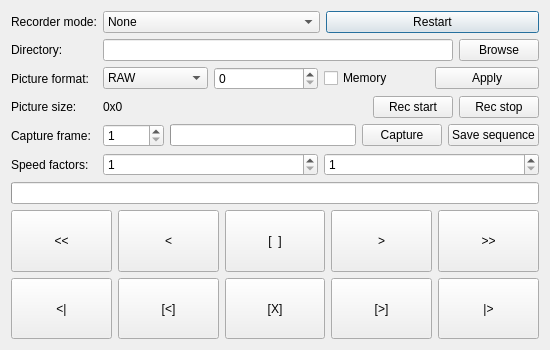
<?xml version="1.0" encoding="UTF-8"?>
<ui version="4.0">
 <class>WinRecorder</class>
 <widget class="QDialog" name="WinRecorder">
  <property name="geometry">
   <rect>
    <x>0</x>
    <y>0</y>
    <width>550</width>
    <height>350</height>
   </rect>
  </property>
  <property name="windowTitle">
   <string>LivePic - recorder</string>
  </property>
  <layout class="QGridLayout" name="gridLayout_2">
   <item row="0" column="0">
    <widget class="QLabel" name="ModeL">
     <property name="text">
      <string>Recorder mode:</string>
     </property>
    </widget>
   </item>
   <item row="0" column="1">
    <layout class="QHBoxLayout" name="horizontalLayout">
     <item>
      <widget class="QComboBox" name="ModeT">
       <item>
        <property name="text">
         <string>None</string>
        </property>
       </item>
       <item>
        <property name="text">
         <string>Before transform, before delay line</string>
        </property>
       </item>
       <item>
        <property name="text">
         <string>Before transform, after delay line</string>
        </property>
       </item>
       <item>
        <property name="text">
         <string>After transform, before delay line</string>
        </property>
       </item>
       <item>
        <property name="text">
         <string>After transform, after delay line</string>
        </property>
       </item>
      </widget>
     </item>
     <item>
      <widget class="QPushButton" name="ModeRestart">
       <property name="text">
        <string>Restart</string>
       </property>
      </widget>
     </item>
    </layout>
   </item>
   <item row="5" column="0">
    <widget class="QLabel" name="PicSizeL">
     <property name="text">
      <string>Picture size:</string>
     </property>
    </widget>
   </item>
   <item row="5" column="1">
    <layout class="QHBoxLayout" name="horizontalLayout_3">
     <item>
      <widget class="QLabel" name="PicSizeT">
       <property name="sizePolicy">
        <sizepolicy hsizetype="Expanding" vsizetype="Preferred">
         <horstretch>0</horstretch>
         <verstretch>0</verstretch>
        </sizepolicy>
       </property>
       <property name="text">
        <string>0x0</string>
       </property>
      </widget>
     </item>
     <item>
      <widget class="QPushButton" name="RecRecord">
       <property name="text">
        <string>Rec start</string>
       </property>
      </widget>
     </item>
     <item>
      <widget class="QPushButton" name="RecRecord0">
       <property name="text">
        <string>Rec stop</string>
       </property>
      </widget>
     </item>
    </layout>
   </item>
   <item row="2" column="1">
    <layout class="QHBoxLayout" name="horizontalLayout_2">
     <item>
      <widget class="QLineEdit" name="FileT"/>
     </item>
     <item>
      <widget class="QPushButton" name="FileBrowse">
       <property name="text">
        <string>Browse</string>
       </property>
      </widget>
     </item>
    </layout>
   </item>
   <item row="6" column="1">
    <layout class="QHBoxLayout" name="horizontalLayout_6">
     <item>
      <widget class="QSpinBox" name="TextTimeT">
       <property name="minimum">
        <number>1</number>
       </property>
       <property name="maximum">
        <number>10000</number>
       </property>
      </widget>
     </item>
     <item>
      <widget class="QProgressBar" name="TextTimeProgress">
       <property name="value">
        <number>0</number>
       </property>
       <property name="textVisible">
        <bool>false</bool>
       </property>
      </widget>
     </item>
     <item>
      <widget class="QPushButton" name="RecText">
       <property name="text">
        <string>Capture</string>
       </property>
      </widget>
     </item>
     <item>
      <widget class="QPushButton" name="FileExport">
       <property name="text">
        <string>Save sequence</string>
       </property>
      </widget>
     </item>
    </layout>
   </item>
   <item row="8" column="0" colspan="2">
    <widget class="QProgressBar" name="RecPosition">
     <property name="value">
      <number>0</number>
     </property>
     <property name="textVisible">
      <bool>false</bool>
     </property>
    </widget>
   </item>
   <item row="2" column="0">
    <widget class="QLabel" name="FileL">
     <property name="text">
      <string>Directory:</string>
     </property>
    </widget>
   </item>
   <item row="7" column="0">
    <widget class="QLabel" name="SpeedL">
     <property name="text">
      <string>Speed factors:</string>
     </property>
    </widget>
   </item>
   <item row="9" column="0" colspan="2">
    <layout class="QGridLayout" name="gridLayout">
     <item row="0" column="3">
      <widget class="QPushButton" name="RecFwd3">
       <property name="sizePolicy">
        <sizepolicy hsizetype="Minimum" vsizetype="Expanding">
         <horstretch>0</horstretch>
         <verstretch>0</verstretch>
        </sizepolicy>
       </property>
       <property name="text">
        <string>&gt;</string>
       </property>
      </widget>
     </item>
     <item row="1" column="3">
      <widget class="QPushButton" name="RecFwd1">
       <property name="sizePolicy">
        <sizepolicy hsizetype="Minimum" vsizetype="Expanding">
         <horstretch>0</horstretch>
         <verstretch>0</verstretch>
        </sizepolicy>
       </property>
       <property name="text">
        <string>[&gt;]</string>
       </property>
      </widget>
     </item>
     <item row="1" column="1">
      <widget class="QPushButton" name="RecRev1">
       <property name="sizePolicy">
        <sizepolicy hsizetype="Minimum" vsizetype="Expanding">
         <horstretch>0</horstretch>
         <verstretch>0</verstretch>
        </sizepolicy>
       </property>
       <property name="text">
        <string>[&lt;]</string>
       </property>
      </widget>
     </item>
     <item row="1" column="4">
      <widget class="QPushButton" name="RecFwd2">
       <property name="sizePolicy">
        <sizepolicy hsizetype="Minimum" vsizetype="Expanding">
         <horstretch>0</horstretch>
         <verstretch>0</verstretch>
        </sizepolicy>
       </property>
       <property name="text">
        <string>|&gt;</string>
       </property>
      </widget>
     </item>
     <item row="0" column="1">
      <widget class="QPushButton" name="RecRev3">
       <property name="sizePolicy">
        <sizepolicy hsizetype="Minimum" vsizetype="Expanding">
         <horstretch>0</horstretch>
         <verstretch>0</verstretch>
        </sizepolicy>
       </property>
       <property name="text">
        <string>&lt;</string>
       </property>
      </widget>
     </item>
     <item row="0" column="0">
      <widget class="QPushButton" name="RecRev4">
       <property name="sizePolicy">
        <sizepolicy hsizetype="Minimum" vsizetype="Expanding">
         <horstretch>0</horstretch>
         <verstretch>0</verstretch>
        </sizepolicy>
       </property>
       <property name="text">
        <string>&lt;&lt;</string>
       </property>
      </widget>
     </item>
     <item row="1" column="0">
      <widget class="QPushButton" name="RecRev2">
       <property name="sizePolicy">
        <sizepolicy hsizetype="Minimum" vsizetype="Expanding">
         <horstretch>0</horstretch>
         <verstretch>0</verstretch>
        </sizepolicy>
       </property>
       <property name="text">
        <string>&lt;|</string>
       </property>
      </widget>
     </item>
     <item row="0" column="4">
      <widget class="QPushButton" name="RecFwd4">
       <property name="sizePolicy">
        <sizepolicy hsizetype="Minimum" vsizetype="Expanding">
         <horstretch>0</horstretch>
         <verstretch>0</verstretch>
        </sizepolicy>
       </property>
       <property name="text">
        <string>&gt;&gt;</string>
       </property>
      </widget>
     </item>
     <item row="1" column="2">
      <widget class="QPushButton" name="RecStill">
       <property name="sizePolicy">
        <sizepolicy hsizetype="Minimum" vsizetype="Expanding">
         <horstretch>0</horstretch>
         <verstretch>0</verstretch>
        </sizepolicy>
       </property>
       <property name="text">
        <string>[X]</string>
       </property>
      </widget>
     </item>
     <item row="0" column="2">
      <widget class="QPushButton" name="RecStop">
       <property name="sizePolicy">
        <sizepolicy hsizetype="Minimum" vsizetype="Expanding">
         <horstretch>0</horstretch>
         <verstretch>0</verstretch>
        </sizepolicy>
       </property>
       <property name="text">
        <string>[  ]</string>
       </property>
      </widget>
     </item>
    </layout>
   </item>
   <item row="6" column="0">
    <widget class="QLabel" name="TextL">
     <property name="text">
      <string>Capture frame:</string>
     </property>
    </widget>
   </item>
   <item row="7" column="1">
    <layout class="QHBoxLayout" name="horizontalLayout_5">
     <item>
      <widget class="QSpinBox" name="Speed1T">
       <property name="minimum">
        <number>1</number>
       </property>
       <property name="maximum">
        <number>1000</number>
       </property>
      </widget>
     </item>
     <item>
      <widget class="QSpinBox" name="Speed2T">
       <property name="minimum">
        <number>1</number>
       </property>
       <property name="maximum">
        <number>1000</number>
       </property>
      </widget>
     </item>
    </layout>
   </item>
   <item row="3" column="0">
    <widget class="QLabel" name="FormatL">
     <property name="text">
      <string>Picture format:</string>
     </property>
    </widget>
   </item>
   <item row="3" column="1">
    <layout class="QHBoxLayout" name="horizontalLayout_4">
     <item>
      <widget class="QComboBox" name="FormatT">
       <item>
        <property name="text">
         <string>RAW</string>
        </property>
       </item>
       <item>
        <property name="text">
         <string>BMP</string>
        </property>
       </item>
       <item>
        <property name="text">
         <string>PNG</string>
        </property>
       </item>
       <item>
        <property name="text">
         <string>JPEG</string>
        </property>
       </item>
      </widget>
     </item>
     <item>
      <widget class="QSpinBox" name="FormatQ">
       <property name="maximum">
        <number>100</number>
       </property>
      </widget>
     </item>
     <item>
      <widget class="QCheckBox" name="FileMemo">
       <property name="text">
        <string>Memory</string>
       </property>
      </widget>
     </item>
     <item>
      <widget class="QPushButton" name="FileApply">
       <property name="text">
        <string>Apply</string>
       </property>
      </widget>
     </item>
    </layout>
   </item>
  </layout>
 </widget>
 <tabstops>
  <tabstop>ModeT</tabstop>
  <tabstop>ModeRestart</tabstop>
  <tabstop>FileT</tabstop>
  <tabstop>FileBrowse</tabstop>
  <tabstop>FormatT</tabstop>
  <tabstop>FormatQ</tabstop>
  <tabstop>FileMemo</tabstop>
  <tabstop>FileApply</tabstop>
  <tabstop>RecRecord</tabstop>
  <tabstop>RecRecord0</tabstop>
  <tabstop>TextTimeT</tabstop>
  <tabstop>RecText</tabstop>
  <tabstop>FileExport</tabstop>
  <tabstop>Speed1T</tabstop>
  <tabstop>Speed2T</tabstop>
  <tabstop>RecRev4</tabstop>
  <tabstop>RecRev3</tabstop>
  <tabstop>RecStop</tabstop>
  <tabstop>RecFwd3</tabstop>
  <tabstop>RecFwd4</tabstop>
  <tabstop>RecRev2</tabstop>
  <tabstop>RecRev1</tabstop>
  <tabstop>RecStill</tabstop>
  <tabstop>RecFwd1</tabstop>
  <tabstop>RecFwd2</tabstop>
 </tabstops>
 <resources/>
 <connections/>
</ui>
